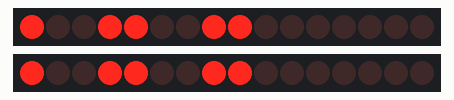
Bench run of a sketch on a simulated Arduino Uno, built with avr-gcc and run on an emulated ATmega328P. On the bench: 2 × 16 shift-register outputs drawn as a row of LEDs (first output left, lit = HIGH). Wiring (inferred from the names in the program): 2 × 2 × shift register (74HC595): data pin 6, shift clock pin 7, latch pin 4 / data pin 11, shift clock pin 12, latch pin 8. Wiring (inferred from the signals the program sends): 2 × row of LEDs: on Q0, Q1, Q2, Q3, Q4, Q5, Q6, Q7, Q8, Q9, Q10, Q11, Q12, Q13, Q14, Q15 / on Q0, Q1, Q2, Q3, Q4, Q5, Q6, Q7, Q8, Q9, Q10, Q11, Q12, Q13, Q14, Q15.

Above: at 0.01 s.
At 4.96 s:
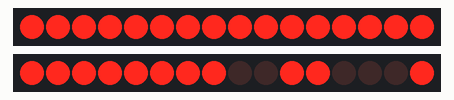
At 9.92 s:
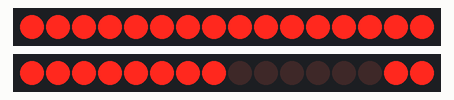
At 19.92 s:
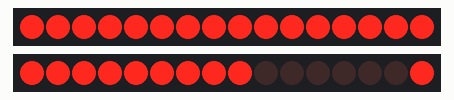
At 29.92 s:
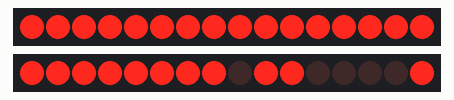
At 39.92 s:
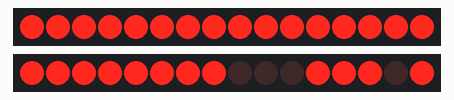
Timing chart, 0 to 40.0 s (numbered marks = the images above):
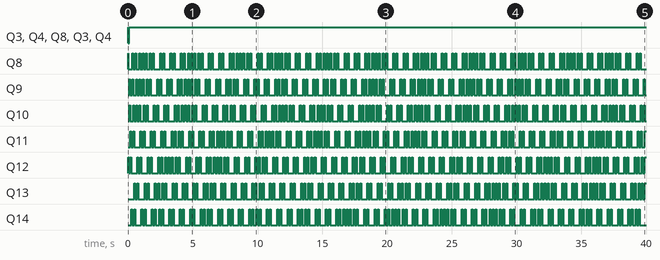

Measured:
- by itself, Q3, Q4, Q8, Q3, Q4: LOW → HIGH at 0.00 s, → LOW 0.02 s later, → HIGH 0.06 s later
- by itself, Q8: moves between LOW and HIGH, repeating every 10.8 s
- by itself, Q10: moves between LOW and HIGH, repeating every 18.2 s

The sketch:

smile__Move__two_dot_ok.ino
```cpp
int clock_1 = 7;  //74HC595의 클럭핀과 연결
int clock_2 = 12;

int latch_1 = 4;    //74HC595의 래치핀과 연결
int latch_2 = 8;

int data_1 = 6;  //74HC595의 데이터핀과 연결
int data_2 = 11;
void setup(){
  pinMode(clock_1, OUTPUT);
  pinMode(latch_1, OUTPUT);
  pinMode(data_1, OUTPUT);

  pinMode(clock_2, OUTPUT);
  pinMode(latch_2, OUTPUT);
  pinMode(data_2, OUTPUT);
}
void loop(){
  int dataval[7][8]={
    {0x99,0x66,0xff,0xff,0xc3,0xff,0xff,0xff},  //다문입
    {0x99,0x66,0xff,0xff,0xe7,0xe7,0xff,0xff},  //조금 벌린입
    {0x99,0x66,0xff,0xff,0xc3,0xe7,0xff,0xff},
    {0x99,0x66,0xff,0xff,0xc3,0xdb,0xe7,0xff},
    {0x99,0x66,0xff,0xff,0x81,0xdb,0xe7,0xff},
    {0x99,0x66,0xff,0xff,0x81,0xbd,0xc3,0xff},
    {0x99,0x66,0xff,0xff,0x81,0xbd,0x99,0xc3}};  //크게 벌린입
  int scanval[8] ={0x80,0x40,0x20,0x10,0x08,0x04,0x02,0x01};
  for(int j=0; j<7;j++){
    //delay(30);
    for(int i = 0; i<8; i++){
      digitalWrite(latch_1, LOW);
      shiftOut(data_1,clock_1,LSBFIRST, scanval[i]);
      shiftOut(data_1,clock_1,LSBFIRST, dataval[j][i]);
      digitalWrite(latch_1, HIGH);

      digitalWrite(latch_2, LOW);
      shiftOut(data_2,clock_2,LSBFIRST, scanval[i]);
      shiftOut(data_2,clock_2,LSBFIRST, dataval[j][i]);
      digitalWrite(latch_2, HIGH);
      delay(1);
     }
     digitalWrite(latch_1, LOW);
     shiftOut(data_1,clock_1,MSBFIRST, 0x00);
     shiftOut(data_1,clock_1,MSBFIRST, 0x00);
     digitalWrite(latch_1, HIGH);

      digitalWrite(latch_2, LOW);
     shiftOut(data_2,clock_2,MSBFIRST, 0x00);
     shiftOut(data_2,clock_2,MSBFIRST, 0x00);
     digitalWrite(latch_1, HIGH);
     delay(1);
  }
}
```
